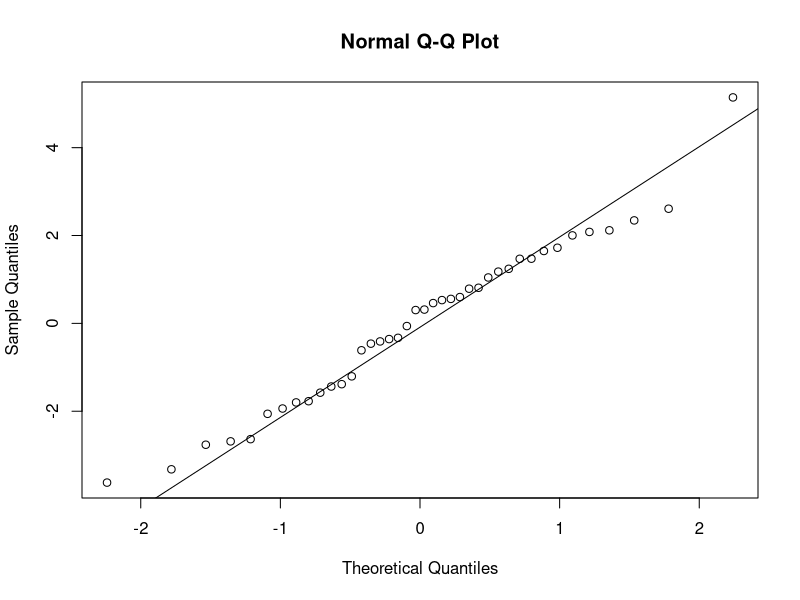
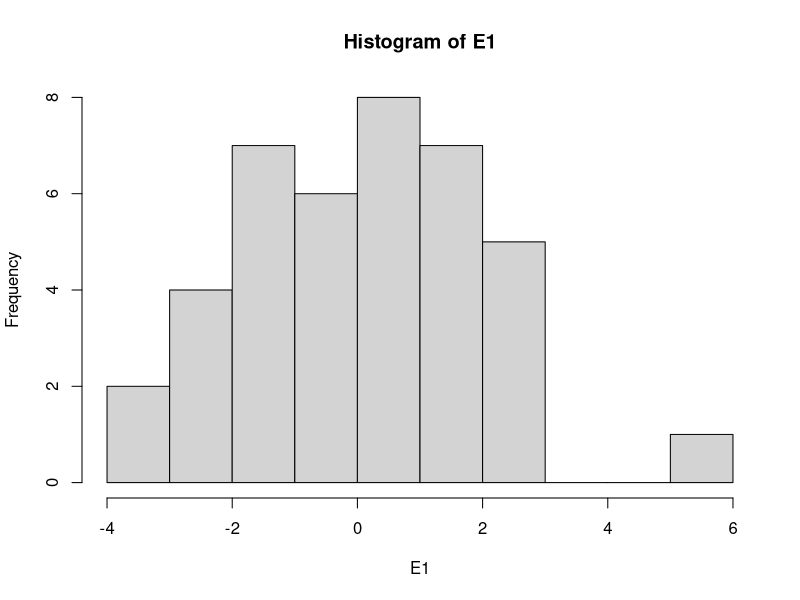
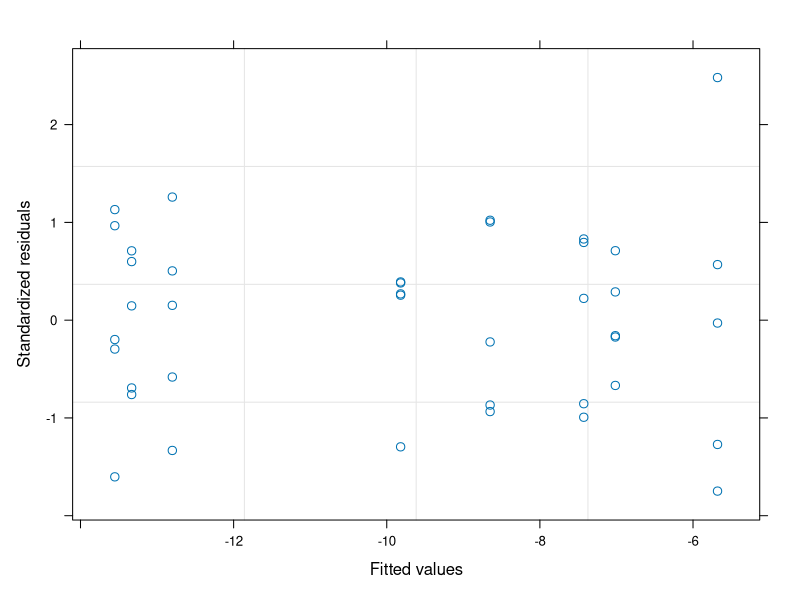

The R source for these figures, in order: (Note: this script raises an error after producing the figures.)
#Author:  Clay Arango
#Creation date: 10-Feb-19
#Script to analyze NDS data from Summer 2018 WSB work with S. Roley and A. Alexiades

#packages
install.packages("nlme")
install.packages("nortest")
install.packages("dplyr")
install.packages("multcomp")
install.packages("MASS")
install.packages("ggplot2")
library(nlme)
library(nortest)
library(dplyr)
library(multcomp)
library(MASS)
library(ggplot2)

#Load data
roza_sum <- read.table(file="roza_summer.csv", header=T, sep=",")

#set variable
d = roza_sum 

#new thing

#evaluate data to make sure factors are correct
names(d)
unique(d$nutrient)
unique(d$N)
unique(d$P)
unique(d$Si)
unique(d$top)
str(d)

#convert N and P vand Si alues (0 or 1 for absence or presence) to factors
d$N<-as.factor(d$N)
d$P<-as.factor(d$P)
d$Si<-as.factor(d$Si)
str(d)

#subset data into gpp and cr response
d.cr = subset(d, top=="sponge", data=d)
d.gpp = subset(d, top=="glass", data=d)

#calculate nrr for cr
x = aggregate(d.cr[,8], list(d.cr$nutrient), mean, na.rm=T)
x
d.cr$cr.nrr = d.cr$cr.area/-9.818856 #is there a prettier way to do this?

#calculate nrr for gpp
x = aggregate(d.gpp[,9], list(d.gpp$nutrient), mean, na.rm=T)
x
d.gpp$gpp.nrr = d.gpp$gpp.area/4.059326 #is there a prettier way to do this?

############################################################
#analyze RESPIRATION data
############################################################

M1<-gls(cr.area~N*P*Si, data=d.cr, na.action=na.omit)
E1<-residuals(M1)
qqnorm(E1)
qqline(E1)
ad.test(E1)
   #residuals are normally distributed, p=0.5626
hist(E1)  
plot(M1)

plot(filter(d.cr, !is.na(cr.area)) %>% dplyr::select(nutrient), 
     E1, xlab="nutrient", ylab="Residuals")
bartlett.test(cr.area~nutrient, data=d.cr)
   #variance test OK

anova(M1)
  #co-limited by N, P, and Si

x <- group_by(d.cr, nutrient) %>%  # Grouping function causes subsequent functions to aggregate by season and reach
  summarize(cr.mean = abs(mean(cr.area, na.rm = TRUE)), # na.rm = TRUE to remove missing values
            cr.sd=abs(sd(cr.area, na.rm = TRUE)),  # na.rm = TRUE to remove missing values
            n = sum(!is.na(cr.area)), # of observations, excluding NAs. 
            cr.se=cr.sd/sqrt(n))

ggplot(data=x, aes(x=nutrient, y=cr.mean)) + 
  geom_bar(stat="identity", position=position_dodge(), color = "black") + 
  geom_errorbar(aes(ymin=cr.mean, ymax=cr.mean+cr.se), width=0.2, 
                position=position_dodge(0.9)) + 
  xlab("Nutrient") +
  ylab(expression(Respiration~(ug~O[2]~m^{-2}~h^{-1}))) +
  ylim(0,20) +
  labs(fill="Light") +
  theme_bw() +
  theme(panel.grid.major=element_blank(),
        panel.grid.minor=element_blank(),
        legend.title=element_text(size=6),
        legend.key=element_blank(), 
        legend.position=c(0.5,0.95), 
        legend.text=element_text(size=8), 
        legend.background=element_blank(), 
        legend.direction="horizontal", 
        legend.key.size=unit(0.3, "cm"), 
        axis.title.y=element_text(size=8), 
        axis.title.x=element_text(size=8), 
        axis.text.x=element_text(size=8))

#ggsave('output/figures/Roza_summer.tiff',
#       units="in",
#       width=3.25,
#       height=3.25,
#       dpi=1200,
#       compression="lzw")

############################################################
#analyze the PRODUCTION data
############################################################

M1<-gls(gpp.area~N*P*Si, data=d.gpp, na.action=na.omit) 
E1<-residuals(M1)
qqnorm(E1)
qqline(E1)
ad.test(E1)
   #residuals are normal

hist(E1, xlab="residuals", main="")
plot(M1)

plot(filter(d.gpp, !is.na(gpp.area)) %>% dplyr::select(nutrient), 
     E1, xlab="nutrient", ylab="Residuals")
bartlett.test(gpp.area~nutrient, data=d.gpp)
   #OK

anova(M1)
  #P+Si co-limitation

x <- group_by(d.gpp, nutrient) %>%  # Grouping function causes subsequent functions to aggregate by season and reach
  summarize(gpp.mean = abs(mean(gpp.area, na.rm = TRUE)), # na.rm = TRUE to remove missing values
            gpp.sd=abs(sd(gpp.area, na.rm = TRUE)),  # na.rm = TRUE to remove missing values
            n = sum(!is.na(gpp.area)), # of observations, excluding NAs. 
            gpp.se=gpp.sd/sqrt(n))

ggplot(data=x, aes(x=nutrient, y=gpp.mean)) + 
  geom_bar(stat="identity", position=position_dodge(), color = "black") + 
  geom_errorbar(aes(ymin=gpp.mean, ymax=gpp.mean+gpp.se), width=0.2, 
                position=position_dodge(0.9)) + 
  xlab("Nutrient") +
  ylab(expression(Production~(ug~O[2]~m^{-2}~h^{-1}))) +
  labs(fill="Light") +
  theme_bw() +
  theme(panel.grid.major=element_blank(),
        panel.grid.minor=element_blank(), 
        legend.title=element_text(size=6), 
        legend.key=element_blank(),  
        legend.position=c(0.5,0.95),  
        legend.text=element_text(size=8),  
        legend.background=element_blank(),  
        legend.direction="horizontal",  
        legend.key.size=unit(0.3, "cm"),  
        axis.title.y=element_text(size=8),  
        axis.title.x=element_text(size=8),  
        axis.text.x=element_text(size=8))

#ggsave('output/figures/gppByNutrient.tiff',
#       units="in",
#       width=3.25,
#       height=3.25,
#       dpi=1200,
#       compression="lzw")


#BELOW HERE IS NOT EDITED





############################################################
#analyze the CHL-A biomass on disks

M1<-gls(chla~N*P*light, data=roza_sum.chla, na.action=na.omit)
E1<-residuals(M1)
qqnorm(E1)
qqline(E1)
ad.test(E1)
  #residuals look bad (p=0.001)
hist(E1)
plot(M1)

vf1 = varIdent(form = ~ 1|N*P)
vf2 = varIdent(form = ~ 1|light)
vf3 = varIdent(form = ~ 1|N*P*light)
vf4 = varPower(form = ~ fitted(.)) 
vf5 = varExp(form = ~ fitted(.))
vf6 = varConstPower(form = ~ fitted(.))
vf7 = varExp(form = ~ fitted(.)|nutrient)

M2<-gls(chla~N*P*light, data=roza_sum.chla, na.action=na.omit, weights=vf1)
M3<-gls(chla~N*P*light, data=roza_sum.chla, na.action=na.omit, weights=vf2)
M4<-gls(chla~N*P*light, data=roza_sum.chla, na.action=na.omit, weights=vf3)
M5<-gls(chla~N*P*light, data=roza_sum.chla, na.action=na.omit, weights=vf4)
M6<-gls(chla~N*P*light, data=roza_sum.chla, na.action=na.omit, weights=vf5)
M7<-gls(chla~N*P*light, data=roza_sum.chla, na.action=na.omit, weights=vf6)
M8<-gls(chla~N*P*light, data=roza_sum.chla, na.action=na.omit, weights=vf7)

anova(M1,M2,M3,M4,M5,M6,M7,M8)

#M3 is best on AIC

E3<-residuals(M3)
qqnorm(E3)
qqline(E3)
ad.test(E3)
#residuals are not normal (p=0.001)
hist(E3, xlab="residuals", main="")
plot(M3)
  #hist and plot look good

plot(filter(roza_sum.chla, !is.na(chla)) %>% dplyr::select(light), 
     E3, xlab="light", ylab="Residuals")
bartlett.test(chla~light, data=roza_sum.chla)

plot(filter(roza_sum.chla, !is.na(chla)) %>% dplyr::select(nutrient), 
     E3, xlab="nutrient", ylab="Residuals")
bartlett.test(chla~nutrient, data=roza_sum.chla)

anova(M3)

#light is significant and N and P separately interact with light

x<-roza_sum.chla[complete.cases(roza_sum.chla$chla),]

with(x, 
     interaction.plot(nutrient,light,chla, 
                      ylim=c(0,1.5),lty=c(1,12),lwd=2,ylab="Chlorophyll a", 
                      xlab="Nutrient", trace.label="Light"))

x <- group_by(roza_sum.chla, nutrient, light) %>%  # Grouping function causes subsequent functions to aggregate by season and reach
  summarize(chla.mean = mean(chla, na.rm = TRUE), # na.rm = TRUE to remove missing values
            chla.sd=sd(chla, na.rm = TRUE),  # na.rm = TRUE to remove missing values
            n = sum(!is.na(chla)), # of observations, excluding NAs. 
            chla.se=chla.sd/sqrt(n))

ggplot(data=x, 
       aes(x=nutrient, y=chla.mean, fill=light)) + 
  geom_bar(stat="identity", position=position_dodge(), color = "black") + 
  geom_errorbar(aes(ymin=chla.mean, ymax=chla.mean+chla.se), width=0.2, 
                position=position_dodge(0.9)) + 
  scale_fill_manual(values=c("white","black")) +
  xlab("Nutrient") +
  ylab(expression(Chlorophyll~a~(ug~cm^{-2}))) +
  ylim(0,1.7) +
  labs(fill="Light") +
  theme_bw() +
  theme(panel.grid.major=element_blank(), 
        panel.grid.minor=element_blank(), 
        legend.title=element_text(size=6), 
        legend.key=element_blank(), 
        legend.position=c(0.5,0.95), 
        legend.text=element_text(size=8), 
        legend.background=element_blank(), 
        legend.direction="horizontal", 
        legend.key.size=unit(0.3, "cm"), 
        axis.title.y=element_text(size=8), 
        axis.title.x=element_text(size=8), 
        axis.text.x=element_text(size=8))

ggsave('output/figures/chlaByNutrientLight.tiff',
       units="in",
       width=3.25,
       height=3.25,
       dpi=1200,
       compression="lzw")



############################################################
############################################################
#calculate nrr mean and standard error
x1 <- group_by(roza_sum, nutrient, light) %>%  # Grouping function causes subsequent functions to aggregate by season and reach
  summarize(chla.nrr.mean = mean(chla.nrr, na.rm = TRUE), # na.rm = TRUE to remove missing values
            chla.nrr.sd=sd(chla.nrr, na.rm = TRUE),  # na.rm = TRUE to remove missing values
            chla.n = sum(!is.na(chla.nrr)), # of observations, excluding NAs. 
            chla.nrr.se=chla.nrr.sd/sqrt(chla.n))


x2 <- group_by(roza_sum, nutrient, light) %>%  # Grouping function causes subsequent functions to aggregate by season and reach
  summarize(gpp.nrr.mean = mean(gpp.nrr, na.rm = TRUE), # na.rm = TRUE to remove missing values
            gpp.nrr.sd=sd(gpp.nrr, na.rm = TRUE),  # na.rm = TRUE to remove missing values
            gpp.n = sum(!is.na(gpp.nrr)), # of observations, excluding NAs. 
            gpp.nrr.se=gpp.nrr.sd/sqrt(gpp.n))

x3 <- group_by(roza_sum, nutrient, light) %>%  # Grouping function causes subsequent functions to aggregate by season and reach
  summarize(cr.nrr.mean = mean(cr.nrr, na.rm = TRUE), # na.rm = TRUE to remove missing values
            cr.nrr.sd=sd(cr.nrr, na.rm = TRUE),  # na.rm = TRUE to remove missing values
            cr.n = sum(!is.na(cr.nrr)), # of observations, excluding NAs. 
            cr.nrr.se=cr.nrr.sd/sqrt(cr.n))

roza_sum.nrr<-cbind(x1,x2,x3)
roza_sum.nrr <- roza_sum.nrr[, !duplicated(colnames(roza_sum.nrr))]
write.csv(roza_sum.nrr, "roza_sum.nrr.csv")
